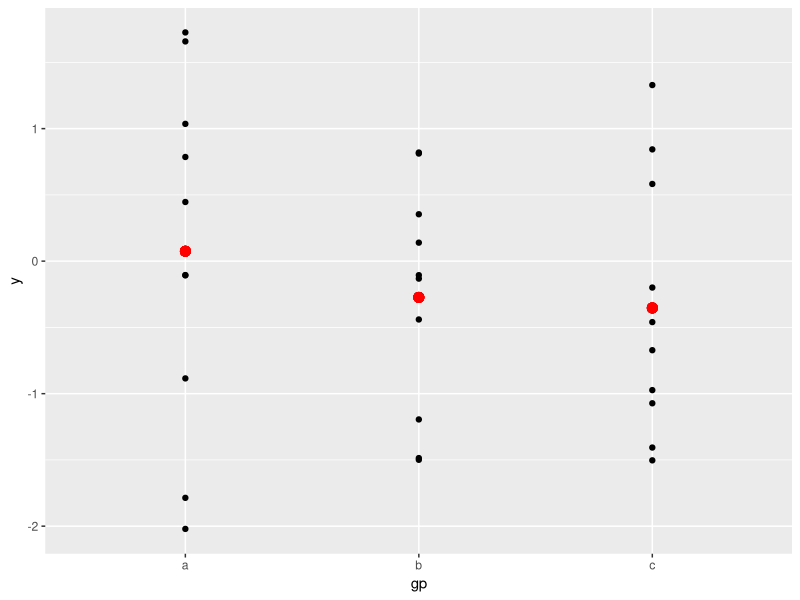
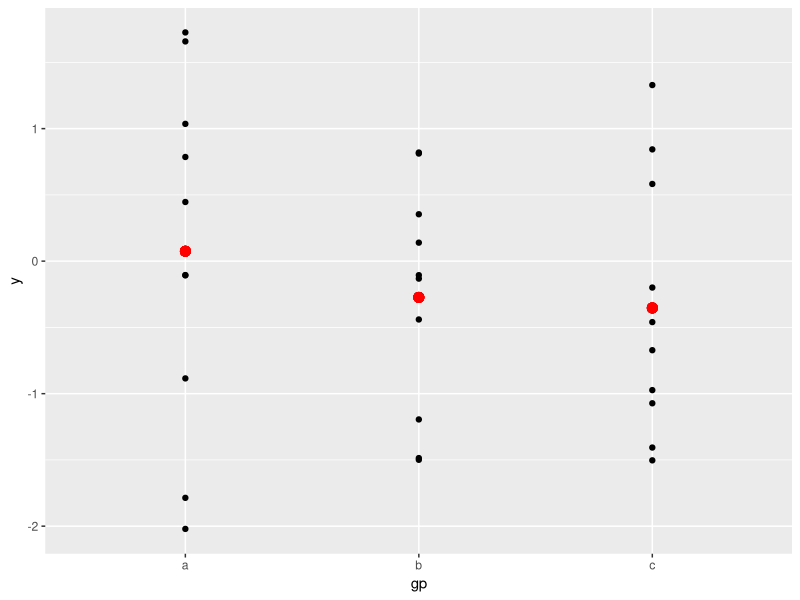
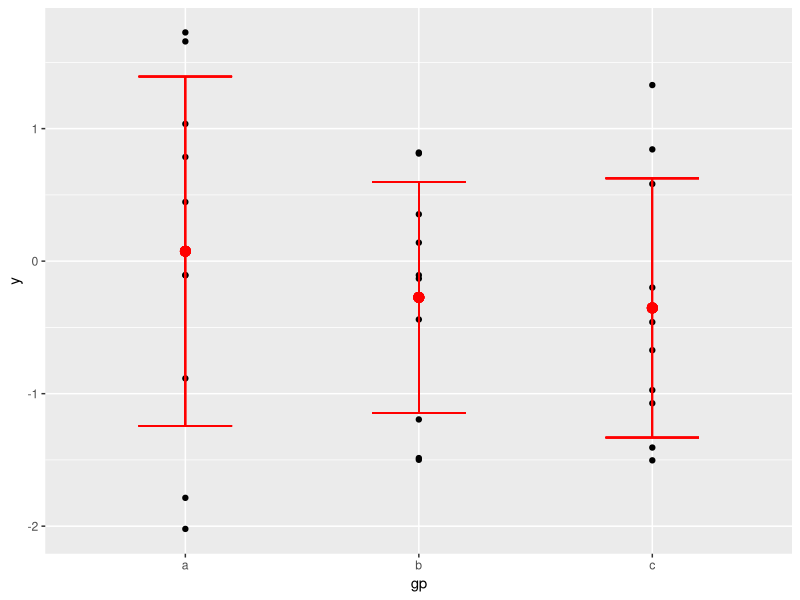

The R script that drew these images, in order:
library(ggplot2)


### Name: ggplot
### Title: Create a new ggplot
### Aliases: ggplot

### ** Examples

# Generate some sample data, then compute mean and standard deviation
# in each group
df <- data.frame(
  gp = factor(rep(letters[1:3], each = 10)),
  y = rnorm(30)
)
ds <- do.call(rbind, lapply(split(df, df$gp), function(d) {
  data.frame(mean = mean(d$y), sd = sd(d$y), gp = d$gp)
}))

# The summary data frame ds is used to plot larger red points on top
# of the raw data. Note that we don't need to supply `data` or `mapping`
# in each layer because the defaults from ggplot() are used.
ggplot(df, aes(gp, y)) +
  geom_point() +
  geom_point(data = ds, aes(y = mean), colour = 'red', size = 3)

# Same plot as above, declaring only the data frame in ggplot().
# Note how the x and y aesthetics must now be declared in
# each geom_point() layer.
ggplot(df) +
  geom_point(aes(gp, y)) +
  geom_point(data = ds, aes(gp, mean), colour = 'red', size = 3)

# Alternatively we can fully specify the plot in each layer. This
# is not useful here, but can be more clear when working with complex
# mult-dataset graphics
ggplot() +
  geom_point(data = df, aes(gp, y)) +
  geom_point(data = ds, aes(gp, mean), colour = 'red', size = 3) +
  geom_errorbar(
    data = ds,
    aes(gp, mean, ymin = mean - sd, ymax = mean + sd),
    colour = 'red',
    width = 0.4
  )
